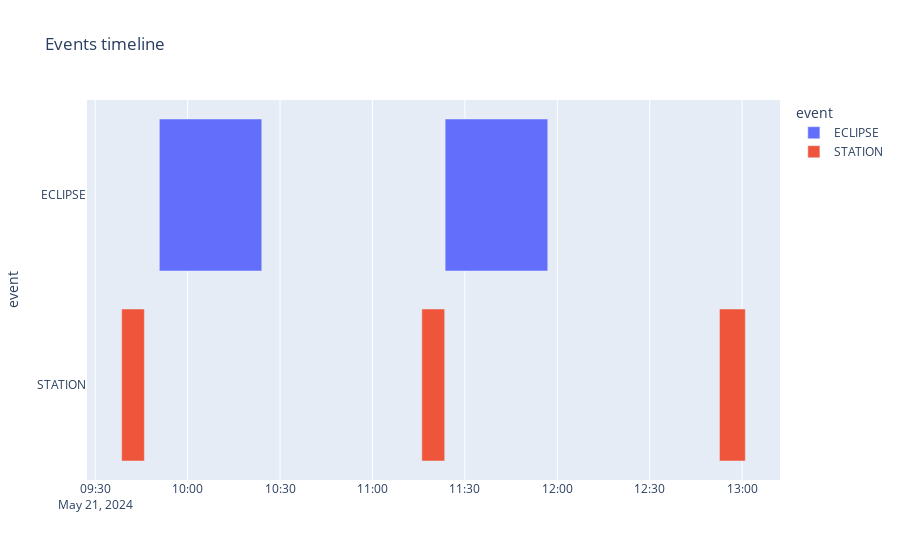

Here is the notebook cell this chart was saved with:
### Code cell
dat = res.export_event_gantt_data()
df_timeline = pd.DataFrame(dat)
# Filter out DESCENDING and ASCENDING events
df_timeline = df_timeline[df_timeline["event"] != "DESCENDING_NODE"]
df_timeline = df_timeline[df_timeline["event"] != "ASCENDING_NODE"]
fig = px.timeline(df_timeline, x_start="start_date", x_end="end_date", y="event", color="event",
                  labels={'Task': 'Event'},
                  title='Events timeline',
                  hover_name="event",
                  hover_data={"ground_station_name": True}
                  )
fig.show()

### Figure 1 — Plotly figure (JSON) as saved in the notebook; plotly's stock layout.template omitted (floating-point values rounded to 4 significant figures)
{"data": [{"alignmentgroup": "True", "base": [null, "2024-05-21T09:50:48.674247+00:00", "2024-05-21T11:23:35.727915+00:00", "2024-05-21T12:56:22.732825+00:00"], "customdata": [[null], [null], [null], [null]], "hovertemplate": "<b>%{hovertext}</b><br><br>event=%{y}<br>start_date=%{base}<br>end_date=%{x}<br>ground_station_name=%{customdata[0]}<extra></extra>", "hovertext": ["ECLIPSE", "ECLIPSE", "ECLIPSE", "ECLIPSE"], "legendgroup": "ECLIPSE", "marker": {"color": "#636efa", "pattern": {"shape": ""}}, "name": "ECLIPSE", "offsetgroup": "ECLIPSE", "orientation": "h", "showlegend": true, "textposition": "auto", "type": "bar", "x": [null, 1995000.0, 1998000.0, null], "xaxis": "x", "y": ["ECLIPSE", "ECLIPSE", "ECLIPSE", "ECLIPSE"], "yaxis": "y"}, {"alignmentgroup": "True", "base": ["2024-05-21T09:38:34.539317+00:00", "2024-05-21T11:16:01.392362+00:00", "2024-05-21T12:52:38.646878+00:00"], "customdata": [["Sapporo"], ["Sapporo"], ["Sapporo"]], "hovertemplate": "<b>%{hovertext}</b><br><br>event=%{y}<br>start_date=%{base}<br>end_date=%{x}<br>ground_station_name=%{customdata[0]}<extra></extra>", "hovertext": ["STATION", "STATION", "STATION"], "legendgroup": "STATION", "marker": {"color": "#EF553B", "pattern": {"shape": ""}}, "name": "STATION", "offsetgroup": "STATION", "orientation": "h", "showlegend": true, "textposition": "auto", "type": "bar", "x": [442900.0, 445400.0, 504200.0], "xaxis": "x", "y": ["STATION", "STATION", "STATION"], "yaxis": "y"}], "layout": {"barmode": "overlay", "legend": {"title": {"text": "event"}, "tracegroupgap": 0}, "title": {"text": "Events timeline"}, "xaxis": {"anchor": "y", "domain": [0, 1], "type": "date"}, "yaxis": {"anchor": "x", "categoryarray": ["STATION", "ECLIPSE"], "categoryorder": "array", "domain": [0, 1], "title": {"text": "event"}}}}
